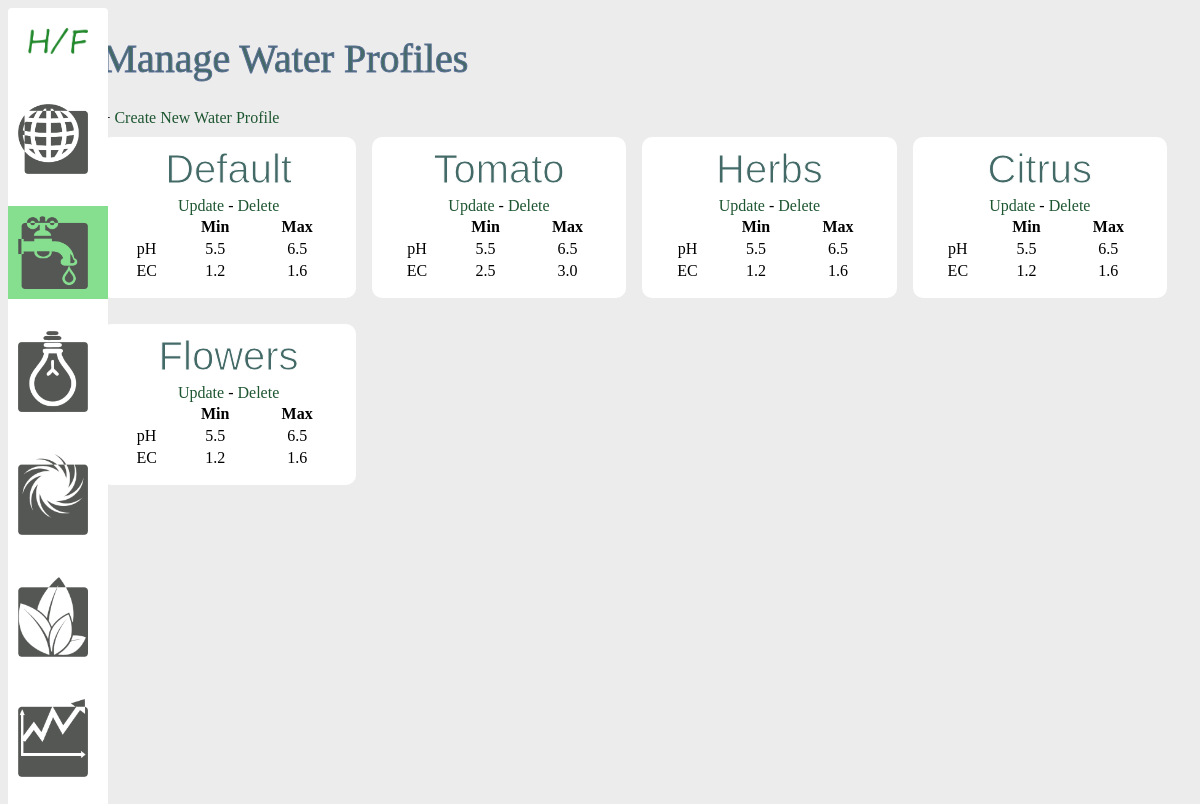
Page /water on the earlier database version.
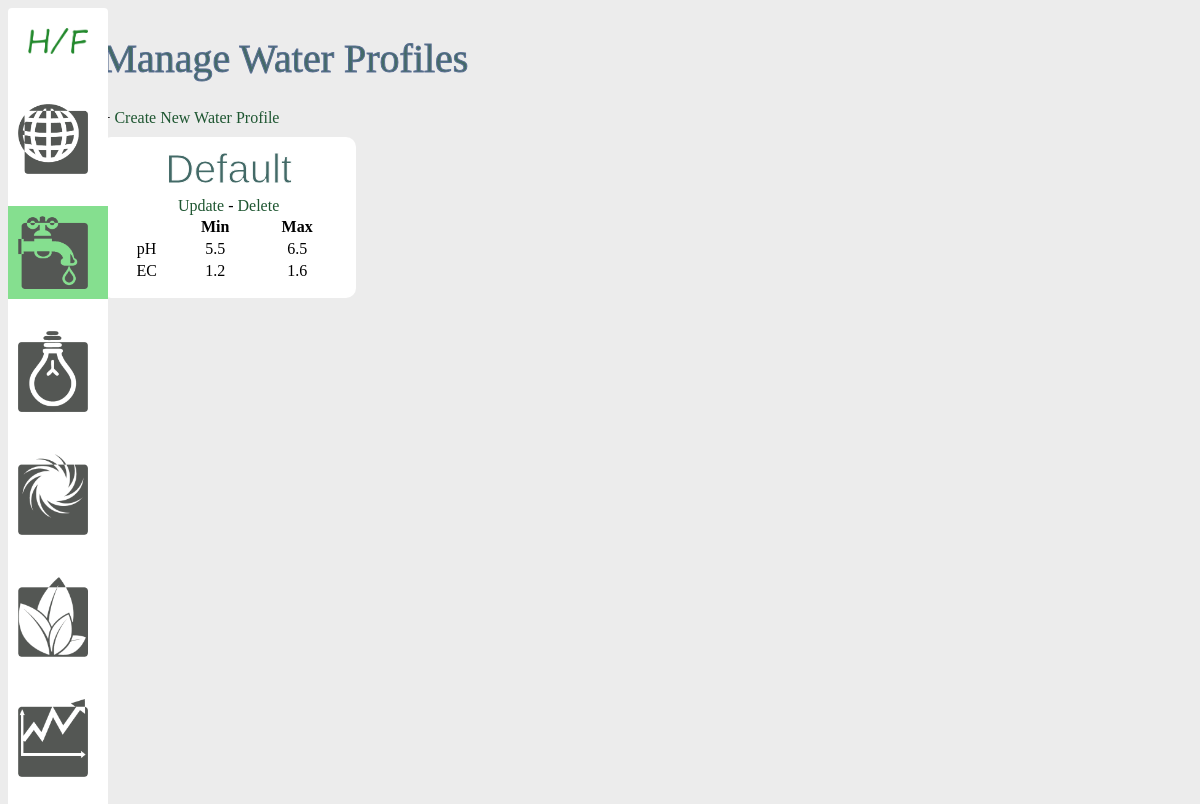
Same page on the later database version.
### models.py (models this page shows, shortened)
class Water(db.Model):
    id = db.Column(db.Integer, primary_key=True)
    name = db.Column(db.String(50), nullable=False)
    min_ph = db.Column(db.Float, default=5.5)
    max_ph = db.Column(db.Float, default=6.5)
    min_ec = db.Column(db.Float, default=1.2)
    max_ec = db.Column(db.Float, default=1.6)
    enviros = db.relationship('Enviro', backref='water', lazy=True)

### views.py (the view)
@app.route('/water')
def list_water_profile():
    waters = Water.query.all()
    return render_template('index_water.html', waters=waters)

### templates/index_water.html
{% extends 'layout.html' %}
{% block body %}
    <h1>Manage Water Profiles</h1>
    + <a href="/add_water">Create New Water Profile</a>
    <br />
    <div class = "container">
        {% for water in waters %}
            <div class = "water">
                <h2>{{ water.name }}</h2>
                <a href="/update_water/{{water.id}}">Update</a>
                -
                <a href="/delete_water/{{water.id}}">Delete</a>
                <table width = "100%">
                    <tr>
                        <th></th>
                        <th>Min</th>
                        <th>Max</th>
                    </tr>
                    <tr>
                        <td>pH</td>
                        <td>{{ water.min_ph }}</td>
                        <td>{{ water.max_ph }}</td>
                    </tr>
                    <tr>
                        <td>EC</td>
                        <td>{{ water.min_ec }}</td>
                        <td>{{ water.max_ec }}</td>
                    </tr>
                </table>
            </div>
        {% endfor %}
    </div>
{% endblock %}

### templates/layout.html (shortened to what this page needs)
<!DOCTYPE html>
<html lang="en">
<head>
    <link rel = "stylesheet" href = "{{ url_for('static', filename='css/main.css') }}">
</head>
<body>
        <div class = "left-col">
            <a href="/">
                <img width="60px" src = "{{ url_for('static', filename='img/hf-icon.png') }}">
            </a>
            <br /><br /><br />
            <a id = "nav_link" {% if enviros %} class = "active" {% endif %} href="/enviro">
                <img class="nav_link" src = "{{ url_for('static', filename='img/environment1.png') }}">
            </a>
            <br /><br />
            <a id = "nav_link" {% if waters %} class = "active" {% endif %} href="/water">
                <img class="nav_link"  src = "{{ url_for('static', filename='img/water1.png') }}">
            </a>
            <br /><br />
            <a id = "nav_link" {% if lights %} class = "active" {% endif %} href="/light">
                <img class="nav_link"  src = "{{ url_for('static', filename='img/light1.png') }}">
            </a>
            <br /><br />
            <a id = "nav_link" {% if airs %} class = "active" {% endif %} href="/air">
                <img class="nav_link"  src = "{{ url_for('static', filename='img/air1.png') }}">
            </a>
            <br /><br />
            <a id = "nav_link" {% if plants %} class = "active" {% endif %} href="/plant">
                <img class="nav_link"  src = "{{ url_for('static', filename='img/plant1.png') }}">
            </a>
            <br /><br />
            <a id = "nav_link" href="#">
                <img class="nav_link"  src = "{{ url_for('static', filename='img/analytics1.png') }}">
            </a>
        </div>
        <div class="content">
    {% block body %}
    {% endblock %}
</div>
</body>
</html>

### static/css/main.css (style rules this page uses)
body { background: rgb(236,236,236); }
a { text-decoration: none; color: #1E5631; }
h1 { font-weight: normal; font-size: 2.5em; color: #436a67; -webkit-text-stroke-width: 1px; -webkit-text-stroke-color: rgb(92, 112, 149); }
.left-col { float:left; clear:none; position:absolute; background: rgb(255,255,255); background: rgb(255,255,255); padding:20px; border-radius: 4px; width:60px; }
.content { width: 90%; float:right; margin-right:25px; }
.container { display:grid; grid-template-columns: 1fr 1fr 1fr 1fr; gap: 1em; }
.water, .plant, .light, .air, .pin { background-color: #fff; text-align: center; border-radius: 10px; height: max-content; margin-top:10px; padding: 5px 15px 15px 15px; }
a.active { background-color:#85df8f; width:100px; display:inline-block; margin-left:-20px; }
a#nav_link { width:80px; display:inline-block; margin-left:-20px; padding:10px; }
a.active > img { float:left }
.nav_link { width:70px; }
h2 { text-align: center; margin:5px; font-weight:normal; font-size: 2.5em; font-family:arial; color: #436a67; -webkit-text-stroke-width: 1px; -webkit-text-stroke-color: #fff; }

Differences in the rows shown:
removed Water: name "Tomato", min_ph "5.5", max_ph "6.5", min_ec "2.5", max_ec "3.0"
removed Water: name "Herbs", min_ph "5.5", max_ph "6.5", min_ec "1.2", max_ec "1.6"
removed Water: name "Citrus", min_ph "5.5", max_ph "6.5", min_ec "1.2", max_ec "1.6"
removed Water: name "Flowers", min_ph "5.5", max_ph "6.5", min_ec "1.2", max_ec "1.6"
